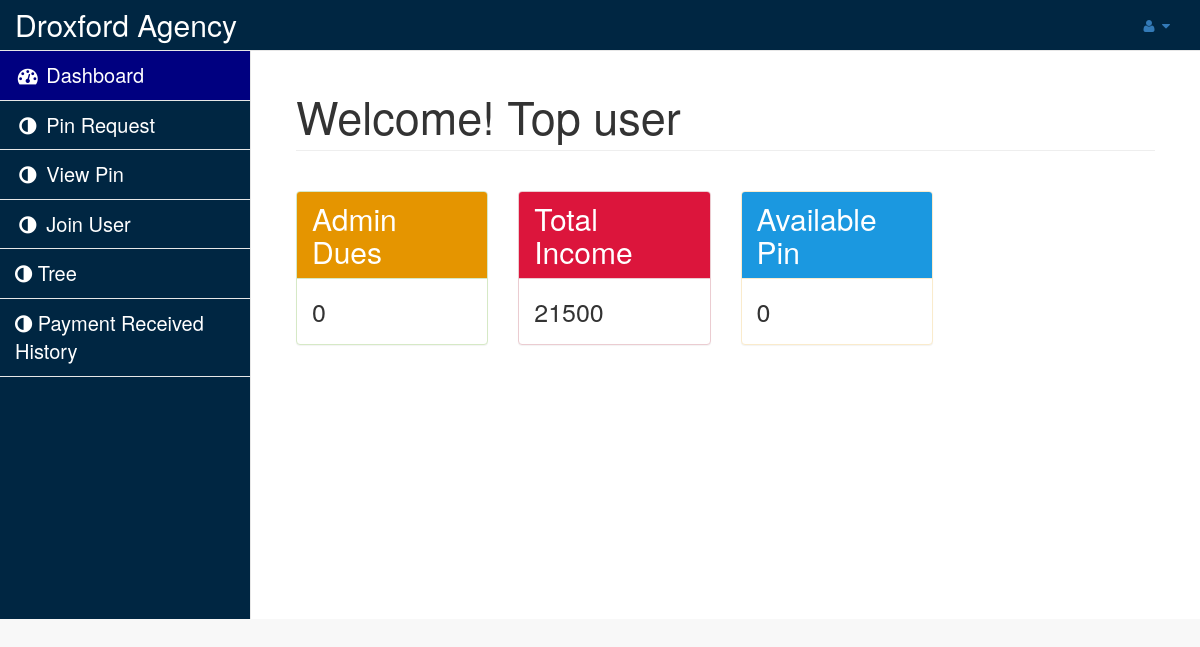
Page /home.php (signed in) on the earlier database version.
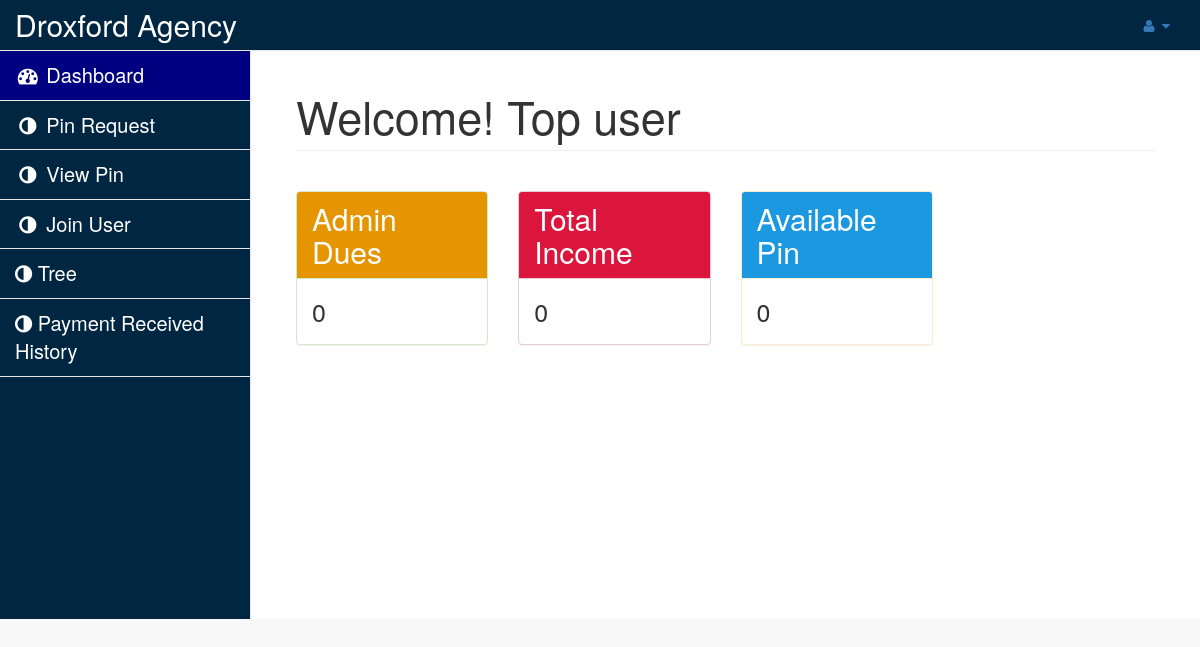
Same page on the later database version.
### tables this page shows
CREATE TABLE `income` (
  `id` int(11) NOT NULL,
  `userid` varchar(50) DEFAULT NULL,
  `current_bal` int(11) NOT NULL,
  `total_bal` int(11) DEFAULT 0
);

### home.php (the view, shortened to what this page needs)
<?php
include('php-includes/connect.php');
$userid = $_SESSION['userid'];
?>
<!DOCTYPE html>
<html lang="en">
<head>
    <link href="vendor/bootstrap/css/bootstrap.min.css" rel="stylesheet">
    <link href="vendor/metisMenu/metisMenu.min.css" rel="stylesheet">
    <link href="dist/css/sb-admin-2.css" rel="stylesheet">
    <link href="vendor/font-awesome/css/font-awesome.min.css" rel="stylesheet" type="text/css">
</head>
<body>
    <div id="wrapper" style="background-color: #002642">
        <?php include('php-includes/menu.php'); ?>
        <div id="page-wrapper">
            <div class="container-fluid">
                <div class="row">
                    <div class="col-lg-12">
                        <h1 class="page-header" style="font-size:45px">Welcome! <?php
                         $q = mysqli_query($con,"select * from user where email='$userid'");
                         $r = mysqli_fetch_array($q);
                         echo $r['name'];
                         ?></h1><br />
                    </div>
                </div>
                <div class="row">
                    <div class="col-lg-3">
                    	<div class="panel panel-success">
                        	<div class="panel-heading" style="background-color: #E59500">
                            	<h4 class="panel-title" style="font-size:30px; color:#fff">Admin Dues </h4>
                            </div>
                            <div class="panel-body" style="font-size:25px">
                            <?php
							        $q = mysqli_query($con,"select * from income where userid='$userid'");
                                    $r = mysqli_fetch_array($q);
                                    echo $r['current_bal'];
								?>
                            </div>
                        </div>
                    </div>
                    <div class="col-lg-3">
                    	<div class="panel panel-danger">
                        	<div class="panel-heading"  style="background-color:#DC153C">
                            	<h4 class="panel-title" style="font-size:30px; color:#fff">Total Income</h4>
                            </div>
                            <div class="panel-body" style="font-size:25px">
                            	<?php
							        $q = mysqli_query($con,"select * from income where userid='$userid'");
                                    $r = mysqli_fetch_array($q);
                                    echo $r['total_bal'];
								?>
                            </div>
                        </div>
                    </div>
                    <div class="col-lg-3">
                    	<div class="panel panel-warning">
                        	<div class="panel-heading"  style="background-color: #1B98E0">
                            	<h4 class="panel-title" style="font-size:30px; color:#fff">Available Pin</h4>
                            </div>
                            <div class="panel-body" style="font-size:25px">
                            	<?php
								echo  mysqli_num_rows(mysqli_query($con,"select * from pin_list where userid='$userid' and status='open'"));
								?>
                            </div>
                        </div>
                    </div>
                </div>
            </div>
        </div>
    </div>
</body>
</html>

Differences in the rows shown:
changed income: total_bal "21500" → "0"
